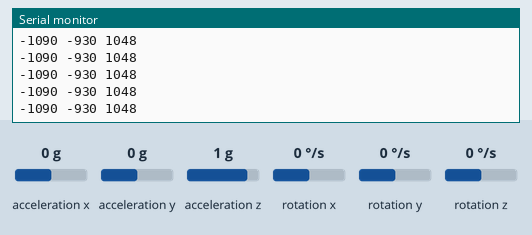
Recording of a sketch running on a simulated Arduino Uno, built with avr-gcc and run on an emulated ATmega328P. Parts: the last lines printed to the serial monitor. Wiring (inferred from the names in the program): MPU-6050 motion sensor at I2C address 0x68. Inputs (shaded band) come from the test bench; at power-on: acceleration x 0 g, acceleration y 0 g, acceleration z 1 g, rotation x 0 °/s, rotation y 0 °/s, rotation z 0 °/s.

Above: at 1.2 s.
1.3 s: acceleration x set to 0.8 g
At 1.32 s:
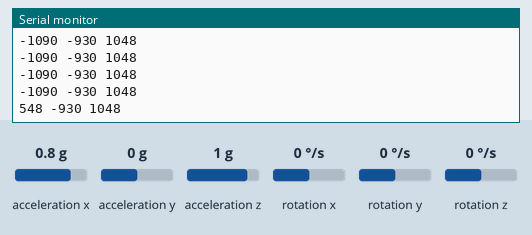
4.3 s: acceleration y set to -1.4 g
At 4.3 s:
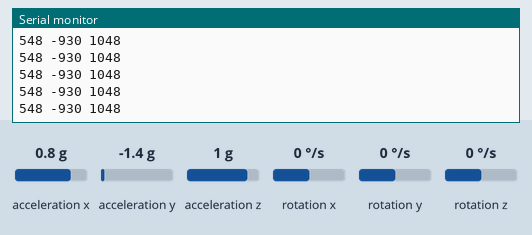
5.8 s: acceleration x set to -1.4 g
At 5.82 s:
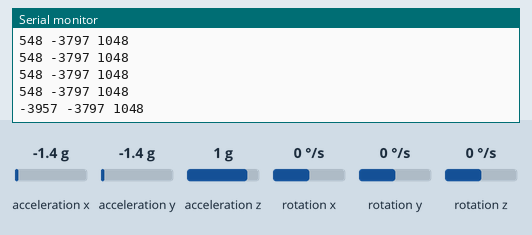
8.8 s: acceleration z set to -1.4 g
At 8.81 s:
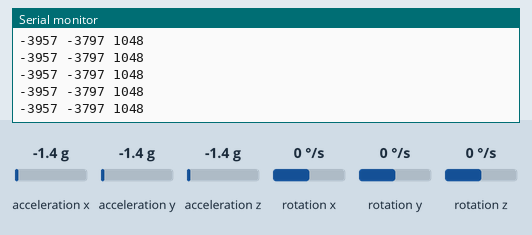
Timing chart, 0 to 11.3 s (numbered marks = the images above; inputs shaded):
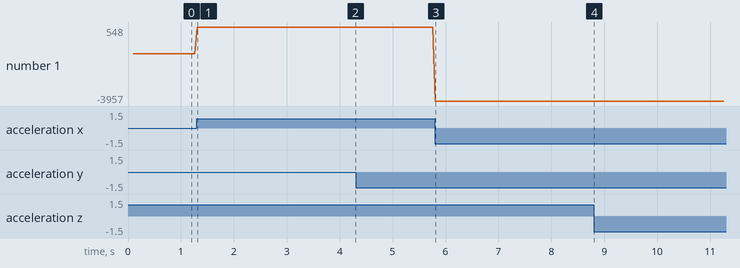

Measured:
- after the input at 1.3 s, the serial monitor: prints a new line at once (image 1)
- after the input at 5.8 s, the serial monitor: prints a new line at once (image 3)
- plotted number 1: -1090 → 548 after the input at 1.3 s, 548 → -3957 after the input at 5.8 s

The sketch:

sketch_dec08a.ino
```cpp
/*
  GY-521 자이로&가속도 센서 (MPU-6050)
  예제입니다.

  UNO R3 : http://kit128.com/goods/view?no=71
  GY-521 자이로&가속도 센서 (MPU-6050) 모듈 : http://kit128.com/goods/view?no=146

  출처: http://whiteat.com/Arduino

*/

#include<Wire.h>
const int MPU = 0x68;  // I2C address of the MPU-6050
int16_t AcX, AcY, AcZ, Tmp, GyX, GyY, GyZ;


// 프로그램 시작 - 초기화 작업
void setup()
{
  Serial.begin(9600);     // 시리얼 통신 초기화
  Serial.println("Arduino Examples - GY-521 Gyro& Accelator (MPU-6050) Module");
  Serial.println("    http://docs.whiteat.com/?p=2662");


  Wire.begin();
  Wire.beginTransmission(MPU);
  Wire.write(0x6B);  // PWR_MGMT_1 register
  Wire.write(0);     // set to zero (wakes up the MPU-6050)
  Wire.endTransmission(true);

  // gyro scale
  Wire.beginTransmission(MPU);
  Wire.write(0x1B);  //
  Wire.write(0xF8);     //
  Wire.endTransmission(true);

  // acc scale
  Wire.beginTransmission(MPU);
  Wire.write(0x1C);  //
  Wire.write(0xF8);     //
  Wire.endTransmission(true);

}

void loop()
{
  Wire.beginTransmission(MPU);
  Wire.write(0x3B);  // starting with register 0x3B (ACCEL_XOUT_H)
  Wire.endTransmission(false);
  Wire.requestFrom(MPU, 14, true);  // request a total of 14 registers
  AcX = Wire.read() << 8 | Wire.read();  // 0x3B (ACCEL_XOUT_H) & 0x3C (ACCEL_XOUT_L)
  AcY = Wire.read() << 8 | Wire.read();  // 0x3D (ACCEL_YOUT_H) & 0x3E (ACCEL_YOUT_L)
  AcZ = Wire.read() << 8 | Wire.read();  // 0x3F (ACCEL_ZOUT_H) & 0x40 (ACCEL_ZOUT_L)
  Tmp = Wire.read() << 8 | Wire.read();  // 0x41 (TEMP_OUT_H) & 0x42 (TEMP_OUT_L)
  GyX = Wire.read() << 8 | Wire.read();  // 0x43 (GYRO_XOUT_H) & 0x44 (GYRO_XOUT_L)
  GyY = Wire.read() << 8 | Wire.read();  // 0x45 (GYRO_YOUT_H) & 0x46 (GYRO_YOUT_L)
  GyZ = Wire.read() << 8 | Wire.read();  // 0x47 (GYRO_ZOUT_H) & 0x48 (GYRO_ZOUT_L)

  /*
    Serial.print("AcX = "); Serial.print(AcX);
    Serial.print(" | AcY = "); Serial.print(AcY);
    Serial.print(" | AcZ = "); Serial.print(AcZ);
    Serial.print(" | Tmp = "); Serial.print(Tmp / 340.00 + 36.53);  //equation for temperature in degrees C from datasheet
    Serial.print(" | GyX = "); Serial.print(GyX);
    Serial.print(" | GyY = "); Serial.print(GyY);
    Serial.print(" | GyZ = "); Serial.println(GyZ);
    delay(333);
  */


  int xAxis = (AcX - 1090);
  int yAxis = (AcY - 930);
  int zAxis = (AcZ - 1000);

  Serial.print(xAxis);
  Serial.print(" ");
  Serial.print(yAxis);
  Serial.print(" ");
  Serial.print(zAxis);
  Serial.println(" ");

  delay(50);
}
```
